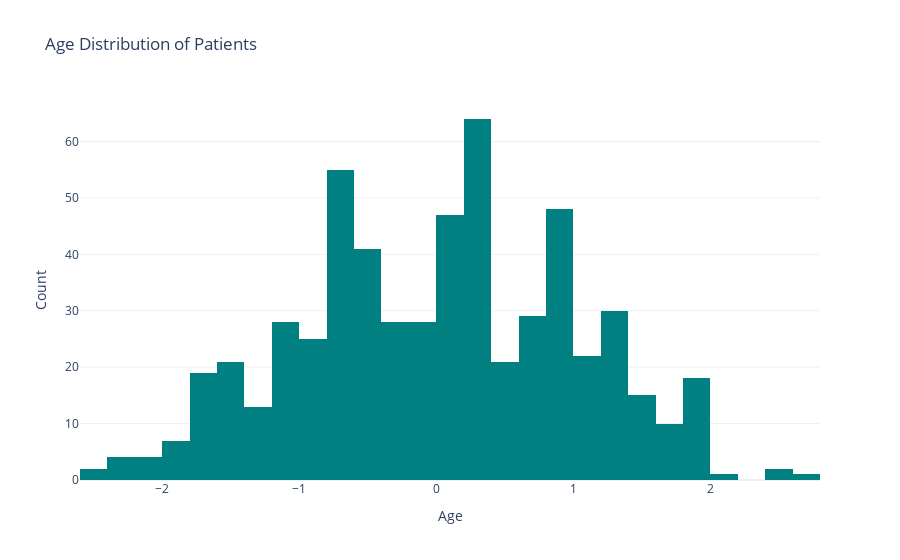

Notebook source saved alongside this figure:
### Code cell
# 📊 Step 8: Univariate Analysis – Age Distribution


fig = px.histogram(
    df,
    x='age',
    nbins=30,
    title="Age Distribution of Patients",
    template="plotly_white",
    color_discrete_sequence=['teal']  # Optional: better color
)

fig.update_layout(
    xaxis_title="Age",
    yaxis_title="Count"
)

fig.show()

### Figure 1 — Plotly figure (JSON) as saved in the notebook; plotly's stock layout.template omitted (floating-point values rounded to 4 significant figures; data arrays with more than 128 entries replaced by an {"elided": "..."} marker saying what was removed)
{"data": [{"bingroup": "x", "hovertemplate": "age=%{x}<br>count=%{y}<extra></extra>", "legendgroup": "", "marker": {"color": "teal", "pattern": {"shape": ""}}, "name": "", "nbinsx": 30, "orientation": "v", "showlegend": false, "type": "histogram", "x": {"elided": "583 float values"}, "xaxis": "x", "yaxis": "y"}], "layout": {"barmode": "relative", "legend": {"tracegroupgap": 0}, "title": {"text": "Age Distribution of Patients"}, "xaxis": {"anchor": "y", "domain": [0, 1], "title": {"text": "Age"}}, "yaxis": {"anchor": "x", "domain": [0, 1], "title": {"text": "Count"}}}}
